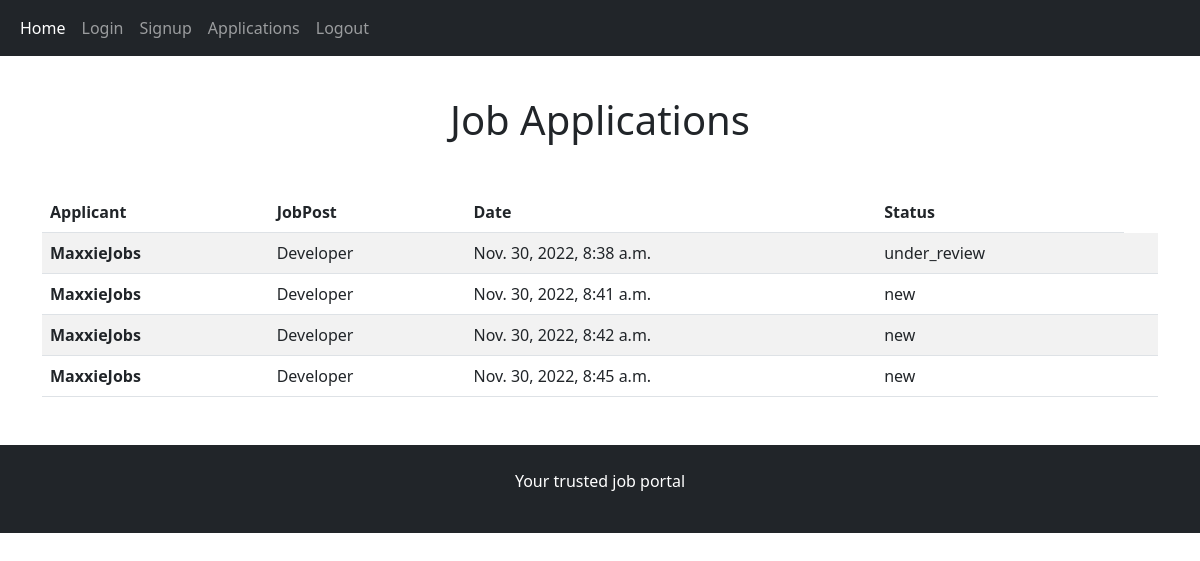
/applications/ (signed in), run on an earlier commit of the app's database.
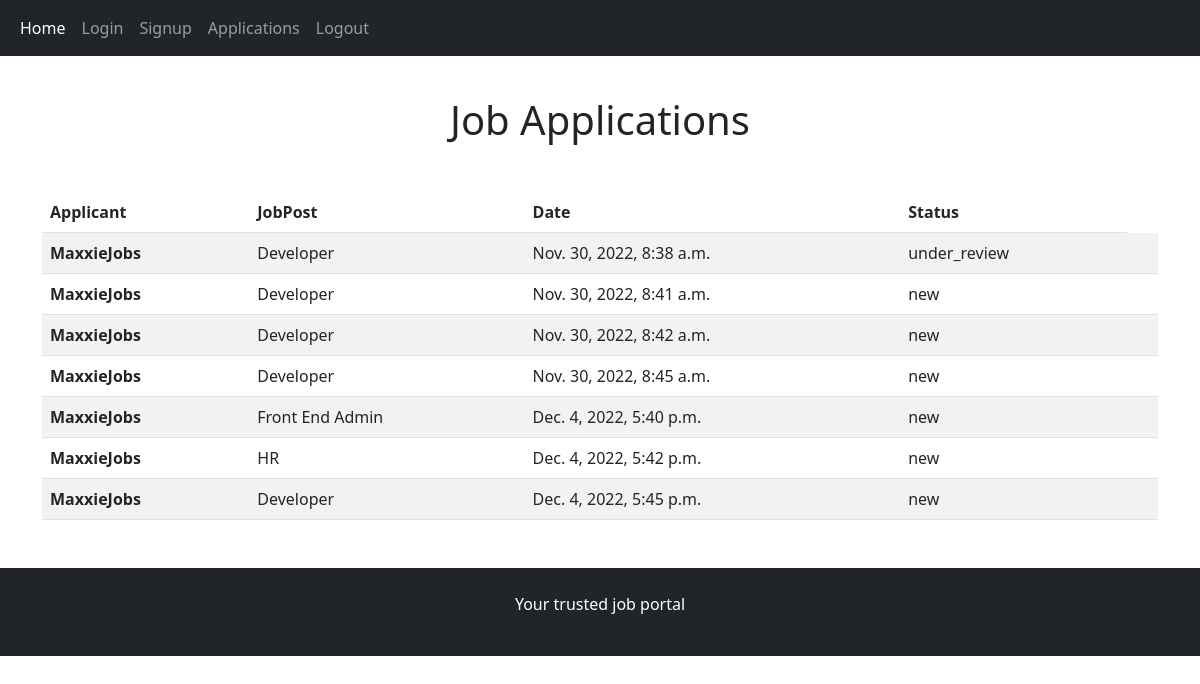
And on a later commit of the database.
### job/models.py (models this page shows, shortened)
class JobApplication(AbstractBase):
    STATUS_CHOICES = (
        ("new", _("New")),
        ("under_review", _("Under_Review")),
        ("accepted", _("Accepted")),
        ("rejected", _("Rejected"))
    )
    applicant = models.ForeignKey(Applicant, related_name="applicantapplication", on_delete=models.CASCADE)
    jobpost = models.ForeignKey(JobPost, related_name="jobpostapplication", on_delete=models.CASCADE)
    date = models.DateTimeField(auto_now_add=True, blank=True)
    status = models.CharField(
        _("application status"),
        choices=STATUS_CHOICES,
        default="new",
        max_length=30
    )
    class Meta:
        verbose_name = 'jobapplication'
        verbose_name_plural = 'jobapplications'
        ordering = ("created_at", "-updated_at")
        db_table = 'jobapplication'

class Applicant(AbstractBase):
    user = models.ForeignKey(User, related_name='applicant', on_delete=models.CASCADE)
    firstname = models.CharField(null=True, blank=True, max_length=50)
    secondname = models.CharField(null=True, blank=True, max_length=50)
    email = models.CharField(max_length=30, unique=True)
    relocation = models.BooleanField(default=False)
    def __str__(self) -> str:
        return self.firstname + self.secondname
    class Meta:
        verbose_name= 'applicant'
        verbose_name_plural='applicants'
        ordering = ("created_at", "-updated_at")
        db_table = 'applicant'

class JobPost(AbstractBase):
    company = models.ForeignKey(Company, related_name="company_post", on_delete=models.CASCADE)
    role = models.CharField(max_length=50)
    description = models.CharField(null=True, blank=True, max_length=100)
    city = models.CharField(null=True, blank=True, max_length=50)
    is_active = models.BooleanField(default=True)
    start_date = models.DateTimeField()
    end_date = models.DateTimeField()
    def __str__(self) -> str:
        return self.role
    class Meta:
        verbose_name = 'jobpost'
        verbose_name_plural = 'jobspost'
        ordering = ("created_at", "-updated_at")
        db_table = 'jobpost'

### job/views.py (the view)
# urls.py: path("applications/", JobApplicationsAPIView.as_view(), name="job_applications"),
class JobApplicationsAPIView(APIView):
    permission_classes = [IsAuthenticated]
    renderer_classes = [TemplateHTMLRenderer]
    template_name = 'applications.html'
    serializer_class = JobApplicationSerializer
    http_method_names = ['get']
    def get(self, request):
        try:
            applicant = Applicant.objects.get(user=self.request.user)
        except Applicant.DoesNotExist:
            applicant=None
        queryset = JobApplication.objects.filter(applicant=applicant)
        return Response({'jobapplications': queryset})

### common/models.py (called while the page is built)
    def get_queryset(self):
        return CustomQuerySet(self.model).filter(deleted=False)

### templates/applications.html (shortened to what this page needs)
{% extends 'base.html' %}
{% block content %}
    <h1 style="text-align: center; padding-top: 1em; padding-bottom: 1em;">Job Applications</h1>
    <table class="table table-striped">
        <thead>
            <tr>
                <th scope="col">Applicant</th>
                <th scope="col">JobPost</th>
                <th scope="col">Date</th>
                <th scope="col">Status</th>
            </tr>
        </thead>
        <tbody>
            {% for jobapplications in jobapplications %}
                <tr>
                    <th scope="row">{{ jobapplications.applicant }}</th>
                    <td>{{ jobapplications.jobpost }}</td>
                    <td>{{ jobapplications.date }}</td>
                    <td>{{ jobapplications.status }}</td>
                    <td>
                    </td>
                </tr>
            {% endfor %}
        </tbody>
    </table>
{% endblock content %}

### templates/base.html (shortened to what this page needs)
{% load static %}
<!DOCTYPE html>
<html lang="en">
<head>
  <link href="https://cdn.jsdelivr.net/npm/bootstrap@5.2.3/dist/css/bootstrap.min.css" rel="stylesheet">
</head>
<body>
<nav class="navbar navbar-expand-sm bg-dark navbar-dark">
  <div class="container-fluid">
    <ul class="navbar-nav">
      <li class="nav-item">
        <a class="nav-link active" href="{% url 'home' %}">Home</a>
      </li>
      <li class="nav-item">
        <a class="nav-link" href="{% url 'user_login' %}">Login</a>
      </li>
      <li class="nav-item">
        <a class="nav-link" href="{% url 'signup' %}">Signup</a>
      </li>
        <li class="nav-item">
        <a class="nav-link" href="{% url 'job_applications' %}">Applications</a>
      </li>
        <li class="nav-item">
        <a class="nav-link" href="{% url 'user_logout' %}">Logout</a>
      </li>
    </ul>
  </div>
</nav>
<div class="container">
        {% block content %}
        {% endblock content %}
    </div>
</body>
<div class="mt-5 p-4 bg-dark text-white text-center">
  <p>Your trusted job portal</p>
</div>
</body>
</html>

What changed in the data, as far as the page shows it:
added JobApplication: applicant "MaxxieJobs", jobpost "Front End Admin", date "Dec. 4, 2022, 5:40 p.m.", status "new"
added JobApplication: applicant "MaxxieJobs", jobpost "HR", date "Dec. 4, 2022, 5:42 p.m.", status "new"
added JobApplication: applicant "MaxxieJobs", jobpost "Developer", date "Dec. 4, 2022, 5:45 p.m.", status "new"
